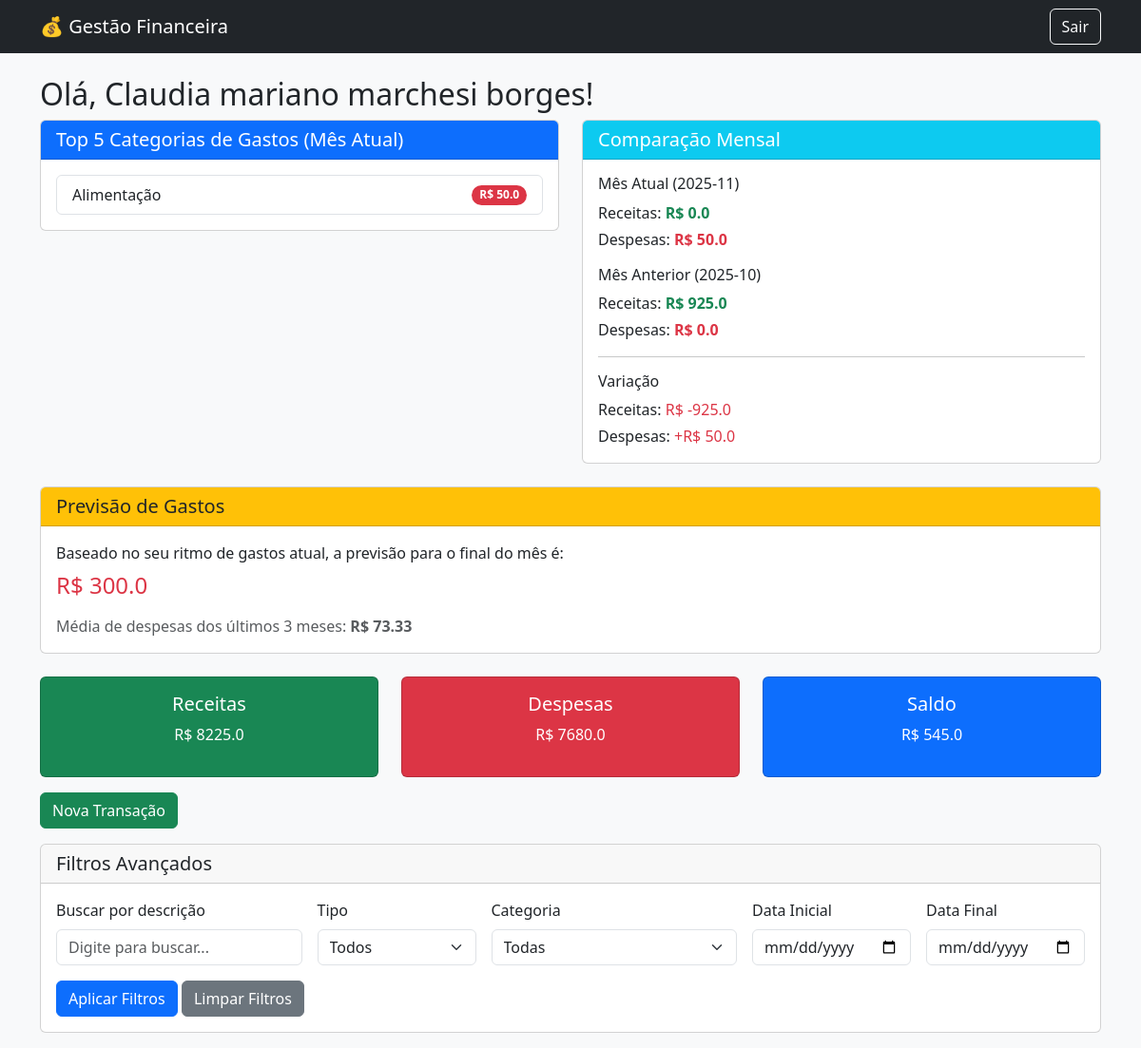
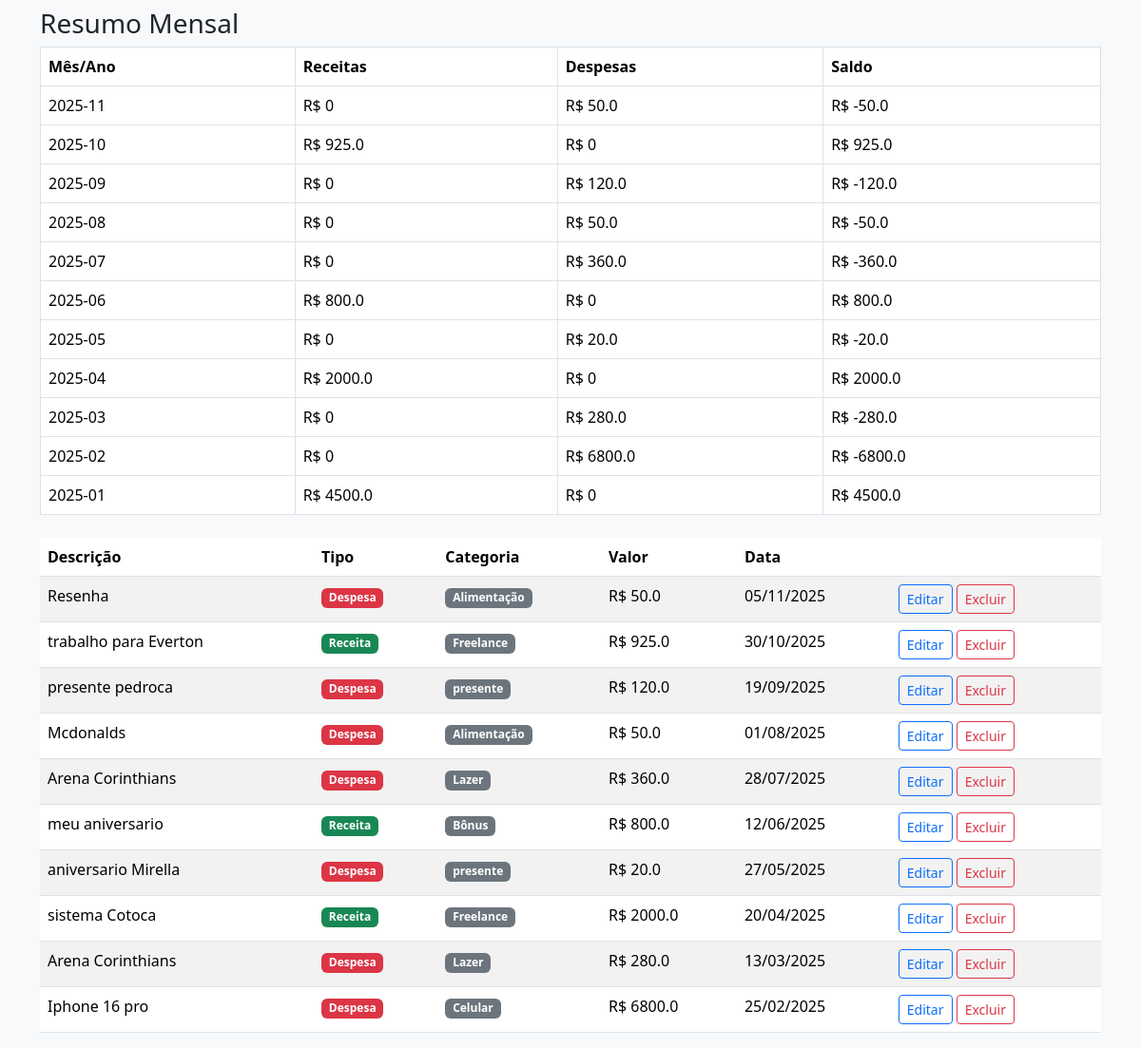
Screenshot of /dashboard (signed in) with the database file from the repository (2 pictures, top to bottom).
### Sistema de Gestão Financeira/models.py (models this page shows, shortened)
class Usuario(db.Model, UserMixin):
    __tablename__ = "usuario"
    id = db.Column(db.Integer, primary_key=True)
    nome = db.Column(db.String(100), nullable=False)
    email = db.Column(db.String(120), unique=True, nullable=False)
    senha_hash = db.Column(db.String(200), nullable=False)
    transacoes = db.relationship('Transacao', backref='usuario', lazy=True)

class Transacao(db.Model):
    __tablename__ = "transacao"
    id = db.Column(db.Integer, primary_key=True)
    descricao = db.Column(db.String(150), nullable=False)
    valor = db.Column(db.Float, nullable=False)
    tipo = db.Column(db.String(10), nullable=False)  # 'entrada' ou 'saida'
    categoria = db.Column(db.String(50))
    data = db.Column(db.Date, default=datetime.utcnow)
    usuario_id = db.Column(db.Integer, db.ForeignKey('usuario.id'), nullable=False)

### Sistema de Gestão Financeira/app.py (the view, shortened to what this page needs)
@app.route('/dashboard', methods=['GET'])
@login_required
def dashboard():
    data_inicial_str = request.args.get('data_inicial')
    data_final_str = request.args.get('data_final')
    filtro_tipo = request.args.get('tipo')
    filtro_categoria = request.args.get('categoria')
    filtro_busca = request.args.get('busca')
    data_inicial = None
    data_final = None
    query_base = Transacao.query.filter_by(usuario_id=current_user.id)
    query_filtrada = query_base
    if filtro_tipo and filtro_tipo != 'todos':
        query_filtrada = query_filtrada.filter(Transacao.tipo == filtro_tipo)
    if filtro_categoria and filtro_categoria != 'todas':
        query_filtrada = query_filtrada.filter(Transacao.categoria == filtro_categoria)
    if filtro_busca:
        query_filtrada = query_filtrada.filter(Transacao.descricao.ilike(f'%{filtro_busca}%'))
    categorias_disponiveis = db.session.query(Transacao.categoria).filter_by(usuario_id=current_user.id).distinct().all()
    categorias_disponiveis = [c[0] for c in categorias_disponiveis]
    mes_atual = datetime.now().strftime('%Y-%m')
    mes_anterior = (datetime.now().replace(day=1) - timedelta(days=1)).strftime('%Y-%m')
    gastos_por_categoria = db.session.query(
        Transacao.categoria,
        func.sum(Transacao.valor).label('total')
    ).filter(
        Transacao.usuario_id == current_user.id,
        Transacao.tipo == 'despesa',
        func.strftime('%Y-%m', Transacao.data) == mes_atual
    ).group_by(Transacao.categoria).order_by(func.sum(Transacao.valor).desc()).limit(5).all()
    top_categorias = [{'categoria': cat, 'total': total} for cat, total in gastos_por_categoria]
    despesas_mes_atual = db.session.query(func.sum(Transacao.valor)).filter(
        Transacao.usuario_id == current_user.id,
        Transacao.tipo == 'despesa',
        func.strftime('%Y-%m', Transacao.data) == mes_atual
    ).scalar() or 0.0
    receitas_mes_atual = db.session.query(func.sum(Transacao.valor)).filter(
        Transacao.usuario_id == current_user.id,
        Transacao.tipo == 'receita',
        func.strftime('%Y-%m', Transacao.data) == mes_atual
    ).scalar() or 0.0
    despesas_mes_anterior = db.session.query(func.sum(Transacao.valor)).filter(
        Transacao.usuario_id == current_user.id,
        Transacao.tipo == 'despesa',
        func.strftime('%Y-%m', Transacao.data) == mes_anterior
    ).scalar() or 0.0
    receitas_mes_anterior = db.session.query(func.sum(Transacao.valor)).filter(
        Transacao.usuario_id == current_user.id,
        Transacao.tipo == 'receita',
        func.strftime('%Y-%m', Transacao.data) == mes_anterior
    ).scalar() or 0.0
    comparacao_mensal = {
        'mes_atual': mes_atual,
        'mes_anterior': mes_anterior,
        'receitas_atual': receitas_mes_atual,
        'receitas_anterior': receitas_mes_anterior,
        'despesas_atual': despesas_mes_atual,
        'despesas_anterior': despesas_mes_anterior,
        'variacao_receitas': receitas_mes_atual - receitas_mes_anterior,
        'variacao_despesas': despesas_mes_atual - despesas_mes_anterior
    }
    tres_meses_atras = (datetime.now().replace(day=1) - timedelta(days=90)).strftime('%Y-%m')
    media_despesas = db.session.query(func.avg(Transacao.valor)).filter(
        Transacao.usuario_id == current_user.id,
        Transacao.tipo == 'despesa',
        func.strftime('%Y-%m', Transacao.data) >= tres_meses_atras
    ).scalar() or 0.0
    dias_no_mes = datetime.now().day
    dias_totais_mes = (datetime.now().replace(day=28) + timedelta(days=4)).replace(day=1) - timedelta(days=1)
    dias_totais_mes = dias_totais_mes.day
    previsao_gastos = (despesas_mes_atual / dias_no_mes) * dias_totais_mes if dias_no_mes > 0 else 0
    estatisticas = {
        'top_categorias': top_categorias,
        'comparacao_mensal': comparacao_mensal,
        'previsao_gastos': previsao_gastos,
        'media_despesas_3meses': media_despesas
    }
    if data_inicial_str and data_final_str:
        transacoes = query_filtrada.order_by(Transacao.data.desc()).all()
        total_receitas = sum(t.valor for t in transacoes if t.tipo == 'receita')
        total_despesas = sum(t.valor for t in transacoes if t.tipo == 'despesa')
        saldo = total_receitas - total_despesas
        return render_template('dashboard.html',
                               transacoes=transacoes,
                               total_receitas=total_receitas,
                               total_despesas=total_despesas,
                               saldo=saldo,
                               relatorio_mensal=None,
                               data_inicial_str=data_inicial_str,
                               data_final_str=data_final_str,
                               filtro_tipo=filtro_tipo,
                               filtro_categoria=filtro_categoria,
                               filtro_busca=filtro_busca,
                               categorias_disponiveis=categorias_disponiveis,
                               estatisticas=estatisticas)
    else:
        relatorio_mensal_raw = db.session.query(
            func.strftime('%Y-%m', Transacao.data).label('mes_ano'),
            func.sum(case((Transacao.tipo == 'receita', Transacao.valor), else_=0)).label('total_receitas'),
            func.sum(case((Transacao.tipo == 'despesa', Transacao.valor), else_=0)).label('total_despesas')
        ).filter_by(usuario_id=current_user.id).group_by('mes_ano').order_by(func.strftime('%Y-%m', Transacao.data).desc()).all()
        relatorio_mensal = []
        total_receitas_geral = 0
        total_despesas_geral = 0
        for mes_ano, receitas, despesas in relatorio_mensal_raw:
            saldo_mes = receitas - despesas
            relatorio_mensal.append({
                'mes_ano': mes_ano,
                'total_receitas': receitas,
                'total_despesas': despesas,
                'saldo': saldo_mes
            })
            total_receitas_geral += receitas
            total_despesas_geral += despesas
        saldo_geral = total_receitas_geral - total_despesas_geral
        transacoes = query_filtrada.order_by(Transacao.data.desc()).limit(10).all()
        if filtro_tipo or filtro_categoria or filtro_busca:
            todas_transacoes_filtradas = query_filtrada.all()
            total_receitas_geral = sum(t.valor for t in todas_transacoes_filtradas if t.tipo == 'receita')
            total_despesas_geral = sum(t.valor for t in todas_transacoes_filtradas if t.tipo == 'despesa')
            saldo_geral = total_receitas_geral - total_despesas_geral
        return render_template('dashboard.html',
                               transacoes=transacoes,
                               total_receitas=total_receitas_geral,
                               total_despesas=total_despesas_geral,
                               saldo=saldo_geral,
                               relatorio_mensal=relatorio_mensal,
                               data_inicial_str=None,
                               data_final_str=None,
                               filtro_tipo=filtro_tipo,
                               filtro_categoria=filtro_categoria,
                               filtro_busca=filtro_busca,
                               categorias_disponiveis=categorias_disponiveis,
                               estatisticas=estatisticas)

### Sistema de Gestão Financeira/app.py (called while the page is built)
@login_manager.user_loader
def load_user(user_id):
    return Usuario.query.get(int(user_id))

### Sistema de Gestão Financeira/templates/dashboard.html (shortened to what this page needs)
{% extends 'base.html' %}
{% block content %}
<h2>Olá, {{ current_user.nome }}!</h2>
<div class="row mb-4">
  <div class="col-md-6">
    <div class="card">
      <div class="card-header bg-primary text-white">
        <h5 class="mb-0">Top 5 Categorias de Gastos (Mês Atual)</h5>
      </div>
      <div class="card-body">
        {% if estatisticas.top_categorias %}
          <ul class="list-group">
            {% for item in estatisticas.top_categorias %}
            <li class="list-group-item d-flex justify-content-between align-items-center">
              {{ item.categoria }}
              <span class="badge bg-danger rounded-pill">R$ {{ item.total|round(2) }}</span>
            </li>
            {% endfor %}
          </ul>
        {% else %}
          <p class="text-muted mb-0">Nenhuma despesa registrada neste mês.</p>
        {% endif %}
      </div>
    </div>
  </div>
  <div class="col-md-6">
    <div class="card">
      <div class="card-header bg-info text-white">
        <h5 class="mb-0">Comparação Mensal</h5>
      </div>
      <div class="card-body">
        <h6>Mês Atual ({{ estatisticas.comparacao_mensal.mes_atual }})</h6>
        <p class="mb-1">Receitas: <strong class="text-success">R$ {{ estatisticas.comparacao_mensal.receitas_atual|round(2) }}</strong></p>
        <p class="mb-3">Despesas: <strong class="text-danger">R$ {{ estatisticas.comparacao_mensal.despesas_atual|round(2) }}</strong></p>
        <h6>Mês Anterior ({{ estatisticas.comparacao_mensal.mes_anterior }})</h6>
        <p class="mb-1">Receitas: <strong class="text-success">R$ {{ estatisticas.comparacao_mensal.receitas_anterior|round(2) }}</strong></p>
        <p class="mb-3">Despesas: <strong class="text-danger">R$ {{ estatisticas.comparacao_mensal.despesas_anterior|round(2) }}</strong></p>
        <hr>
        <h6>Variação</h6>
        <p class="mb-1">
          Receitas:
          {% if estatisticas.comparacao_mensal.variacao_receitas >= 0 %}
            <span class="text-success">+R$ {{ estatisticas.comparacao_mensal.variacao_receitas|round(2) }}</span>
          {% else %}
            <span class="text-danger">R$ {{ estatisticas.comparacao_mensal.variacao_receitas|round(2) }}</span>
          {% endif %}
        </p>
        <p class="mb-0">
          Despesas:
          {% if estatisticas.comparacao_mensal.variacao_despesas >= 0 %}
            <span class="text-danger">+R$ {{ estatisticas.comparacao_mensal.variacao_despesas|round(2) }}</span>
          {% else %}
            <span class="text-success">R$ {{ estatisticas.comparacao_mensal.variacao_despesas|round(2) }}</span>
          {% endif %}
        </p>
      </div>
    </div>
  </div>
</div>
<div class="row mb-4">
  <div class="col-md-12">
    <div class="card">
      <div class="card-header bg-warning">
        <h5 class="mb-0">Previsão de Gastos</h5>
      </div>
      <div class="card-body">
        <p class="mb-2">Baseado no seu ritmo de gastos atual, a previsão para o final do mês é:</p>
        <h4 class="text-danger mb-3">R$ {{ estatisticas.previsao_gastos|round(2) }}</h4>
        <p class="text-muted mb-0">Média de despesas dos últimos 3 meses: <strong>R$ {{ estatisticas.media_despesas_3meses|round(2) }}</strong></p>
      </div>
    </div>
  </div>
</div>
<div class="row mb-3">
  <div class="col-md-4">
    <div class="card text-bg-success text-center">
      <div class="card-body">
        <h5>Receitas</h5>
        <p>R$ {{ total_receitas|round(2) }}</p>
      </div>
    </div>
  </div>
  <div class="col-md-4">
    <div class="card text-bg-danger text-center">
      <div class="card-body">
        <h5>Despesas</h5>
        <p>R$ {{ total_despesas|round(2) }}</p>
      </div>
    </div>
  </div>
  <div class="col-md-4">
    <div class="card text-bg-primary text-center">
      <div class="card-body">
        <h5>Saldo</h5>
        <p>R$ {{ saldo|round(2) }}</p>
      </div>
    </div>
  </div>
</div>
<a href="{{ url_for('nova_transacao') }}" class="btn btn-success mb-3">Nova Transação</a>
<div class="card mb-4">
  <div class="card-header">
    <h5 class="mb-0">Filtros Avançados</h5>
  </div>
  <div class="card-body">
    <form method="GET" action="{{ url_for('dashboard') }}" class="row g-3">
      <div class="col-md-3">
        <label for="busca" class="form-label">Buscar por descrição</label>
        <input type="text" class="form-control" id="busca" name="busca" placeholder="Digite para buscar..." value="{{ filtro_busca or '' }}">
      </div>
      <div class="col-md-2">
        <label for="tipo" class="form-label">Tipo</label>
        <select class="form-select" id="tipo" name="tipo">
          <option value="todos" {% if not filtro_tipo or filtro_tipo == 'todos' %}selected{% endif %}>Todos</option>
        </select>
      </div>
      <div class="col-md-3">
        <label for="categoria" class="form-label">Categoria</label>
        <select class="form-select" id="categoria" name="categoria">
          <option value="todas" {% if not filtro_categoria or filtro_categoria == 'todas' %}selected{% endif %}>Todas</option>
        </select>
      </div>
      <div class="col-md-2">
        <label for="data_inicial" class="form-label">Data Inicial</label>
        <input type="date" class="form-control" id="data_inicial" name="data_inicial" value="{{ data_inicial_str or '' }}">
      </div>
      <div class="col-md-2">
        <label for="data_final" class="form-label">Data Final</label>
        <input type="date" class="form-control" id="data_final" name="data_final" value="{{ data_final_str or '' }}">
      </div>
      <div class="col-12">
        <button type="submit" class="btn btn-primary">Aplicar Filtros</button>
        <a href="{{ url_for('dashboard') }}" class="btn btn-secondary">Limpar Filtros</a>
      </div>
    </form>
  </div>
</div>
{% if relatorio_mensal %}
<h3>Resumo Mensal</h3>
<table class="table table-bordered mb-4">
  <thead>
    <tr>
      <th>Mês/Ano</th>
      <th>Receitas</th>
      <th>Despesas</th>
      <th>Saldo</th>
    </tr>
  </thead>
  <tbody>
    {% for r in relatorio_mensal %}
    <tr>
      <td>{{ r.mes_ano }}</td>
      <td>R$ {{ r.total_receitas | round(2) }}</td>
      <td>R$ {{ r.total_despesas | round(2) }}</td>
      <td>R$ {{ r.saldo | round(2) }}</td>
    </tr>
    {% endfor %}
  </tbody>
</table>
{% endif %}
<table class="table table-striped">
  <thead>
    <tr>
      <th>Descrição</th>
      <th>Tipo</th>
      <th>Categoria</th>
      <th>Valor</th>
      <th>Data</th>
      <th></th>
    </tr>
  </thead>
  <tbody>
    {% for t in transacoes %}
    <tr>
      <td>{{ t.descricao }}</td>
      <td>
        {% if t.tipo == 'receita' %}
          <span class="badge bg-success">Receita</span>
        {% else %}
          <span class="badge bg-danger">Despesa</span>
        {% endif %}
      </td>
      <td>
        {% if t.categoria %}
          <span class="badge bg-secondary">{{ t.categoria }}</span>
        {% else %}
          <span class="badge bg-light text-dark">Sem categoria</span>
        {% endif %}
      </td>
      <td>R$ {{ t.valor | round(2) }}</td>
      <td>{{ t.data.strftime('%d/%m/%Y') }}</td>
      <td>
        <a href="{{ url_for('editar_transacao', id=t.id) }}" class="btn btn-sm btn-outline-primary">Editar</a>
        <a href="{{ url_for('delete', id=t.id) }}" class="btn btn-sm btn-outline-danger">Excluir</a>
      </td>
    </tr>
    {% endfor %}
  </tbody>
</table>
{% endblock %}

### Sistema de Gestão Financeira/templates/base.html (shortened to what this page needs)
<!doctype html>
<html lang="pt-br">
<head>
  <link href="https://cdn.jsdelivr.net/npm/bootstrap@5.3.2/dist/css/bootstrap.min.css" rel="stylesheet">
</head>
<body class="bg-light">
  <nav class="navbar navbar-expand-lg navbar-dark bg-dark mb-4">
    <div class="container">
      <a class="navbar-brand" href="{{ url_for('dashboard') }}">💰 Gestão Financeira</a>
      {% if current_user.is_authenticated %}
        <a href="{{ url_for('logout') }}" class="btn btn-outline-light">Sair</a>
      {% endif %}
    </div>
  </nav>
  <div class="container">
    {% block content %}{% endblock %}
  </div>
</body>
</html>

### rows the page displays
Usuario: nome "Claudia mariano marchesi borges"
Transacao: descricao "Resenha", tipo "Despesa", categoria "Alimentação", valor "50.0", data "05/11/2025"
Transacao: descricao "trabalho para Everton", tipo "Receita", categoria "Freelance", valor "925.0", data "30/10/2025"
Transacao: descricao "presente pedroca", tipo "Despesa", categoria "presente", valor "120.0", data "19/09/2025"
Transacao: descricao "Mcdonalds", tipo "Despesa", categoria "Alimentação", valor "50.0", data "01/08/2025"
Transacao: descricao "Arena Corinthians", tipo "Despesa", categoria "Lazer", valor "360.0", data "28/07/2025"
Transacao: descricao "meu aniversario", tipo "Receita", categoria "Bônus", valor "800.0", data "12/06/2025"
Transacao: descricao "aniversario Mirella", tipo "Despesa", categoria "presente", valor "20.0", data "27/05/2025"
Transacao: descricao "sistema Cotoca", tipo "Receita", categoria "Freelance", valor "2000.0", data "20/04/2025"
Transacao: descricao "Arena Corinthians", tipo "Despesa", categoria "Lazer", valor "280.0", data "13/03/2025"
Transacao: descricao "Iphone 16 pro", tipo "Despesa", categoria "Celular", valor "6800.0", data "25/02/2025"

### other values shown
{{ item.categoria }} "Alimentação"
{{ item.total|round(2) }} "50.0"
{{ estatisticas.comparacao_mensal.mes_atual }} "2025-11"
{{ estatisticas.comparacao_mensal.receitas_atual|round(2) }} "0.0"
{{ estatisticas.comparacao_mensal.despesas_atual|round(2) }} "50.0"
{{ estatisticas.comparacao_mensal.mes_anterior }} "2025-10"
{{ estatisticas.comparacao_mensal.receitas_anterior|round(2) }} "925.0"
{{ estatisticas.comparacao_mensal.despesas_anterior|round(2) }} "0.0"
{{ estatisticas.comparacao_mensal.variacao_receitas|round(2) }} "-925.0"
{{ estatisticas.comparacao_mensal.variacao_despesas|round(2) }} "50.0"
{{ estatisticas.previsao_gastos|round(2) }} "300.0"
{{ estatisticas.media_despesas_3meses|round(2) }} "73.33"
{{ total_receitas|round(2) }} "8225.0"
{{ total_despesas|round(2) }} "7680.0"
{{ saldo|round(2) }} "545.0"
